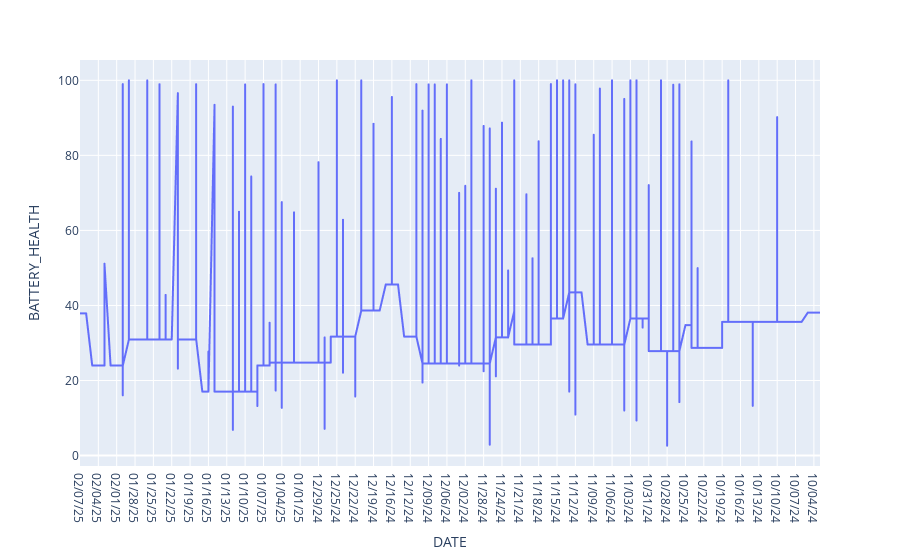

Notebook code cell kept with this figure:
### Code cell
plty.line(
    df,x="DATE",y="BATTERY_HEALTH",
)

### Figure 1 — Plotly figure (JSON) as saved in the notebook; plotly's stock layout.template omitted (floating-point values rounded to 4 significant figures; data arrays with more than 128 entries replaced by an {"elided": "..."} marker saying what was removed)
{"data": [{"hovertemplate": "DATE=%{x}<br>BATTERY_HEALTH=%{y}<extra></extra>", "legendgroup": "", "line": {"color": "#636efa", "dash": "solid"}, "marker": {"symbol": "circle"}, "mode": "lines", "name": "", "showlegend": false, "type": "scattergl", "x": {"elided": "2885 str values"}, "xaxis": "x", "y": {"elided": "2885 float values"}, "yaxis": "y"}], "layout": {"legend": {"tracegroupgap": 0}, "margin": {"t": 60}, "xaxis": {"anchor": "y", "domain": [0, 1], "title": {"text": "DATE"}}, "yaxis": {"anchor": "x", "domain": [0, 1], "title": {"text": "BATTERY_HEALTH"}}}}
